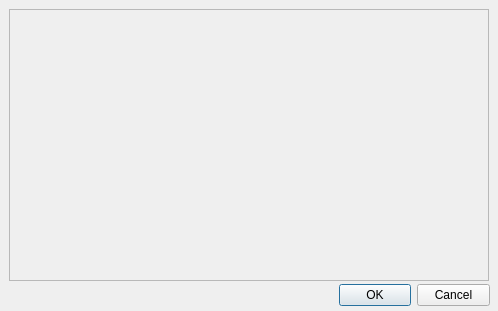
<?xml version="1.0" encoding="UTF-8"?>
<ui version="4.0">
 <class>Nonstop</class>
 <widget class="QDialog" name="Nonstop">
  <property name="geometry">
   <rect>
    <x>0</x>
    <y>0</y>
    <width>498</width>
    <height>311</height>
   </rect>
  </property>
  <property name="minimumSize">
   <size>
    <width>498</width>
    <height>311</height>
   </size>
  </property>
  <property name="maximumSize">
   <size>
    <width>498</width>
    <height>311</height>
   </size>
  </property>
  <property name="windowTitle">
   <string>Nonstop Debate Viewer</string>
  </property>
  <property name="windowIcon">
   <iconset resource="../res/icons.qrc">
    <normaloff>:/monokuma.png</normaloff>:/monokuma.png</iconset>
  </property>
  <widget class="QDialogButtonBox" name="buttonBox">
   <property name="geometry">
    <rect>
     <x>339</x>
     <y>280</y>
     <width>151</width>
     <height>31</height>
    </rect>
   </property>
   <property name="locale">
    <locale language="English" country="UnitedStates"/>
   </property>
   <property name="orientation">
    <enum>Qt::Horizontal</enum>
   </property>
   <property name="standardButtons">
    <set>QDialogButtonBox::Cancel|QDialogButtonBox::Ok</set>
   </property>
  </widget>
  <widget class="QLabel" name="lblPreview">
   <property name="geometry">
    <rect>
     <x>9</x>
     <y>9</y>
     <width>480</width>
     <height>272</height>
    </rect>
   </property>
   <property name="frameShape">
    <enum>QFrame::StyledPanel</enum>
   </property>
   <property name="frameShadow">
    <enum>QFrame::Sunken</enum>
   </property>
   <property name="text">
    <string/>
   </property>
  </widget>
 </widget>
 <tabstops>
  <tabstop>buttonBox</tabstop>
 </tabstops>
 <resources>
  <include location="../res/icons.qrc"/>
 </resources>
 <connections>
  <connection>
   <sender>buttonBox</sender>
   <signal>accepted()</signal>
   <receiver>Nonstop</receiver>
   <slot>accept()</slot>
   <hints>
    <hint type="sourcelabel">
     <x>485</x>
     <y>584</y>
    </hint>
    <hint type="destinationlabel">
     <x>157</x>
     <y>274</y>
    </hint>
   </hints>
  </connection>
  <connection>
   <sender>buttonBox</sender>
   <signal>rejected()</signal>
   <receiver>Nonstop</receiver>
   <slot>reject()</slot>
   <hints>
    <hint type="sourcelabel">
     <x>485</x>
     <y>590</y>
    </hint>
    <hint type="destinationlabel">
     <x>286</x>
     <y>274</y>
    </hint>
   </hints>
  </connection>
 </connections>
 <slots>
  <slot>changed_solution(QString)</slot>
  <slot>edited_solution(QString)</slot>
  <slot>edited_extra(QString)</slot>
 </slots>
</ui>
